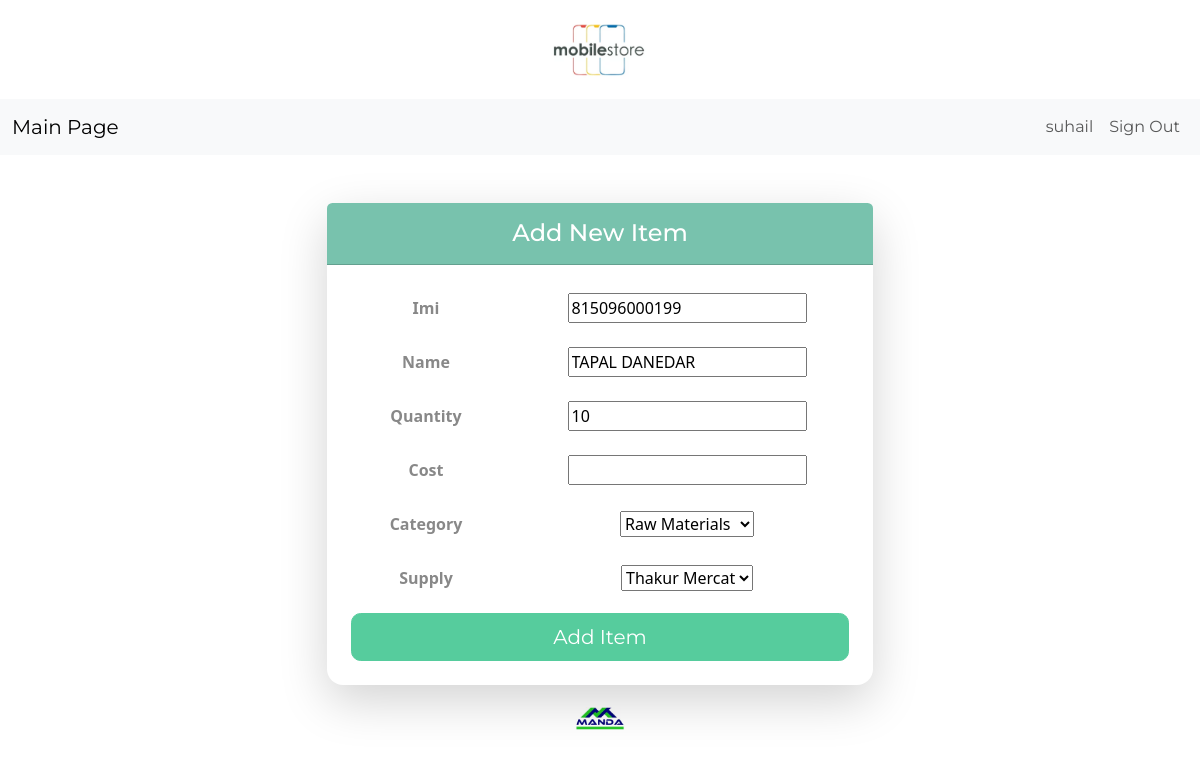
/edit-item/11/ (signed in), run on an earlier commit of the app's database.
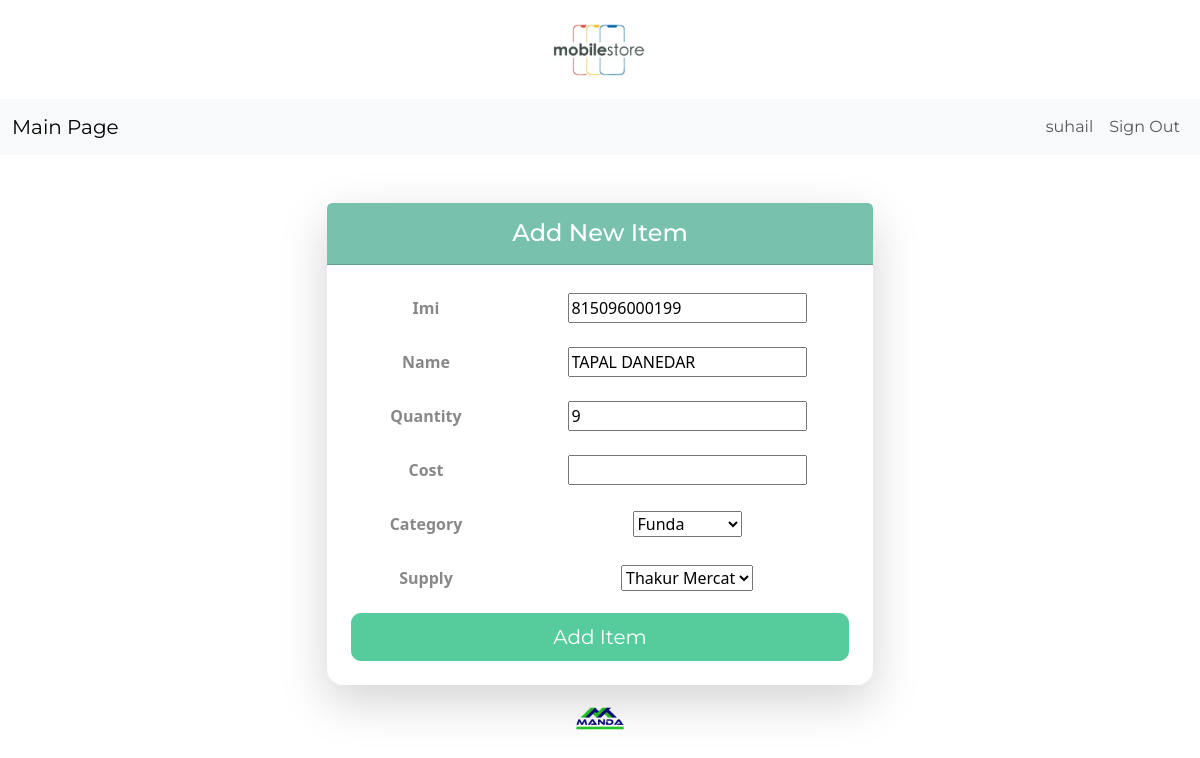
And on a later commit of the database.
### inventory/models.py (models this page shows, shortened)
class InventoryItem(models.Model):
	imi = models.CharField(max_length=20, unique=True)
	name = models.CharField(max_length=50)
	quantity = models.PositiveIntegerField()
	price = models.DecimalField(max_digits=10, decimal_places=2)
	cost = models.DecimalField(max_digits=10, decimal_places=2)
	supply = models.ForeignKey('SupplierData', max_length=15, on_delete=models.SET_NULL, blank=True, null=True)
	category = models.ForeignKey('Category', max_length=15, on_delete=models.SET_NULL, blank=True, null=True)
	datecrea = models.DateTimeField(auto_now_add=True)
	user = models.ForeignKey(User, on_delete=models.CASCADE)

### inventory/views.py (the view)
# urls.py: path('edit-item/<int:pk>/', EditItem.as_view(), name='edit-item'),
class EditItem(LoginRequiredMixin, UpdateView):
	model = InventoryItem
	form_class = InventoryItemForm
	template_name = 'inventory/item_form.html'
	success_url = reverse_lazy('dashboard')

### inventory/forms.py
class InventoryItemForm(forms.ModelForm):
	category = forms.ModelChoiceField(queryset=Category.objects.all(), initial=0)
	supply = forms.ModelChoiceField(queryset=SupplierData.objects.all(), initial=0)
	class Meta:
		model = InventoryItem
		fields = ['imi','name', 'quantity', 'cost', 'category', 'supply']

### inventory/models.py (called while the page is built)
	 def __str__(self):
	 	return self.name

	def __str__(self):
		return self.sname

### inventory/templates/inventory/item_form.html (shortened to what this page needs)
{% extends 'inventory/base.html' %}
{% load crispy_forms_tags %}
{% block content %}
    <div class="container mt-5">
        <div class="row justify-content-center">
            <div class="col-md-6">
                <div class="card shadow-lg rounded-4 border-0">
                    <div class="card-header bg-primary text-white text-center py-3">
                        <h4 class="mb-0">Add New Item</h4>
                    </div>
                    <div class="card-body p-4">
                        <form method="POST" class="needs-validation" novalidate>
                            {% for field in form %}
                                <div class="mb-3 row align-items-center">
                                    <label for="{{ field.id_for_label }}" class="col-sm-4 col-form-label fw-bold">{{ field.label }}</label>
                                    <div class="col-sm-8">
                                        {{ field }}
                                    </div>
                                </div>
                            {% endfor %}
                            <div class="d-grid gap-2">
                                <button type="submit" class="btn btn-success btn-lg">Add Item</button>
                            </div>
                        </form>
                    </div>
                </div>
            </div>
        </div>
    </div>
{% endblock content %}

What changed in the data, as far as the page shows it:
changed InventoryItem "TAPAL DANEDAR": quantity "10" → "9"; category "Raw Materials" → "Funda"
